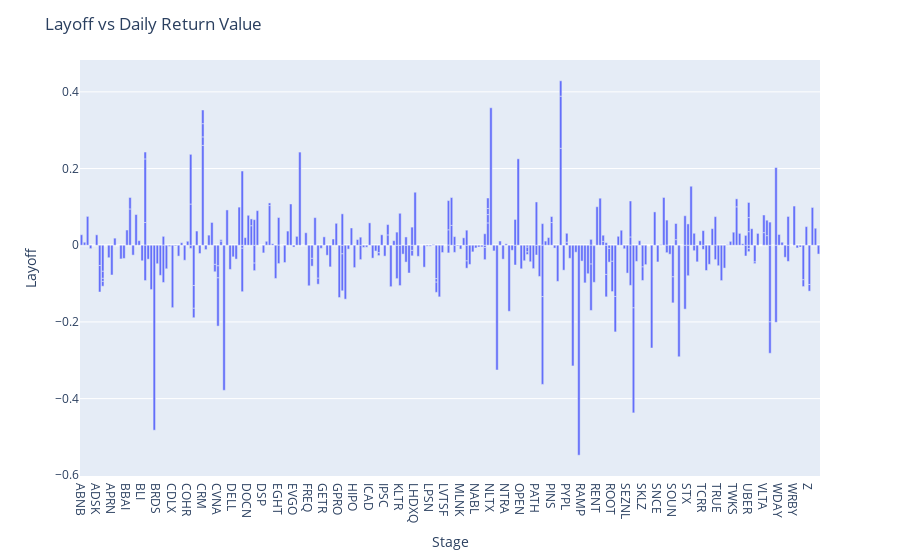

Notebook code cell kept with this figure:
### Code cell
import numpy as np
import matplotlib.pyplot as plt
import plotly.express as px

# Create a bar plot using plotly.express
fig = px.bar(date1, x='ticker', y='Daily_RV')

# Customize the plot (optional)
fig.update_layout(
    title='Layoff vs Daily Return Value',
    xaxis_title='Stage',
    yaxis_title='Layoff',
    showlegend=False
)

# Display the plot
fig.show()

### Figure 1 — Plotly figure (JSON) as saved in the notebook; plotly's stock layout.template omitted (floating-point values rounded to 4 significant figures; data arrays with more than 128 entries replaced by an {"elided": "..."} marker saying what was removed)
{"data": [{"alignmentgroup": "True", "hovertemplate": "ticker=%{x}<br>Daily_RV=%{y}<extra></extra>", "legendgroup": "", "marker": {"color": "#636efa", "pattern": {"shape": ""}}, "name": "", "offsetgroup": "", "orientation": "v", "showlegend": false, "textposition": "auto", "type": "bar", "x": {"elided": "363 str values"}, "xaxis": "x", "y": {"elided": "363 float values"}, "yaxis": "y"}], "layout": {"autosize": true, "barmode": "relative", "legend": {"tracegroupgap": 0}, "margin": {"t": 60}, "showlegend": false, "title": {"text": "Layoff vs Daily Return Value"}, "xaxis": {"anchor": "y", "autorange": true, "domain": [0, 1], "range": [-0.5, 243.5], "title": {"text": "Stage"}, "type": "category"}, "yaxis": {"anchor": "x", "autorange": true, "domain": [0, 1], "range": [-0.6019, 0.4831], "title": {"text": "Layoff"}, "type": "linear"}}}
